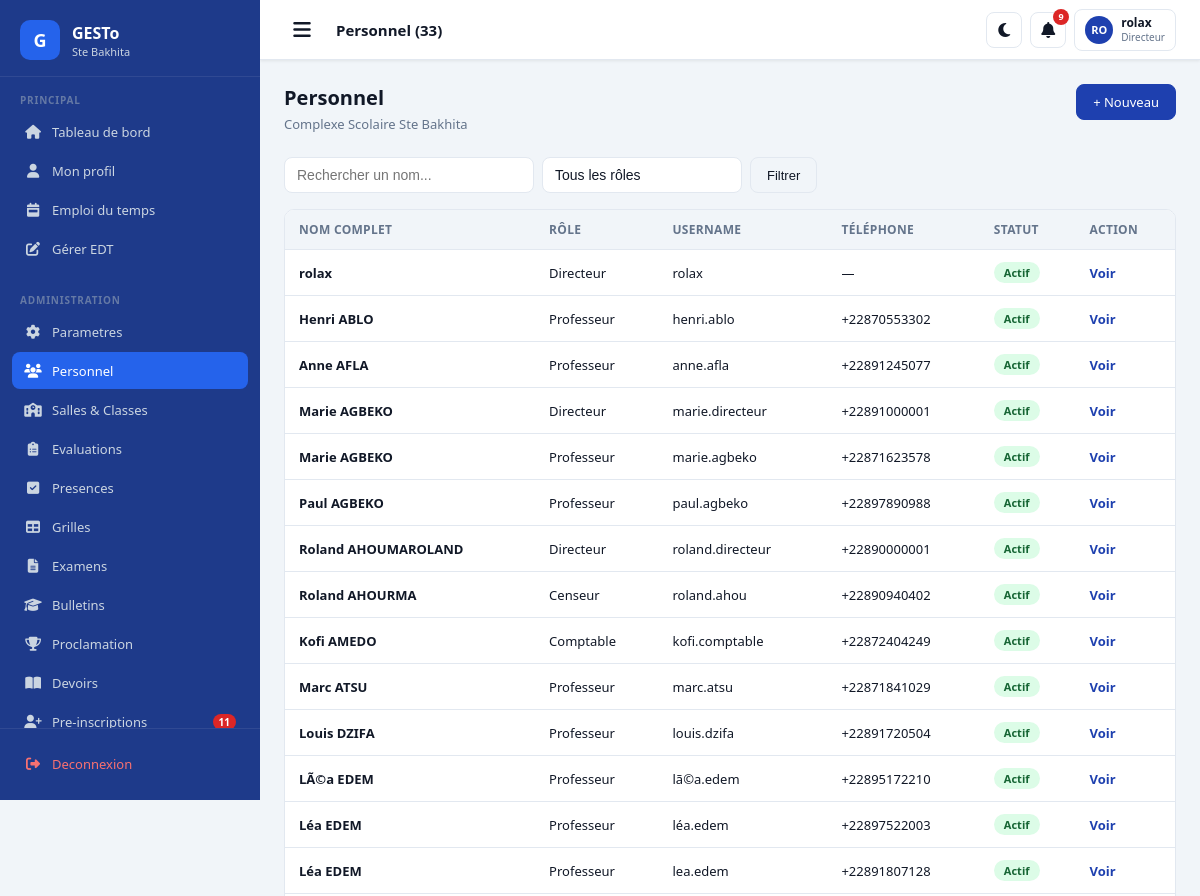
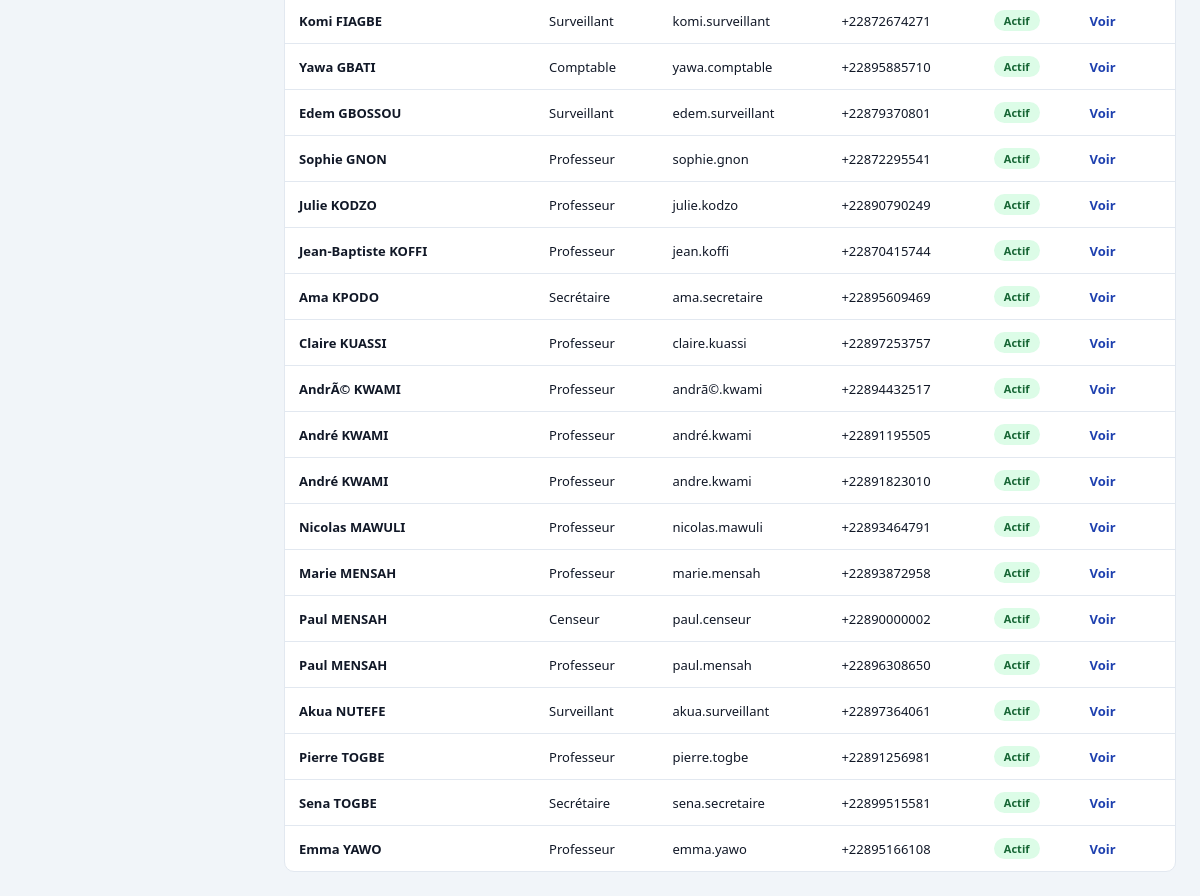
Screenshot of /personnel/ (signed in) with the database file from the repository (2 pictures, top to bottom).
### apps/authentication/models.py (models this page shows, shortened)
class CustomUser(AbstractUser):
    ROLES = [
        ('DIRECTEUR', 'Directeur'),
        ('CENSEUR', 'Censeur'),
        ('PROFESSEUR', 'Professeur'),
        ('COMPTABLE', 'Comptable'),
        ('SURVEILLANT', 'Surveillant'),
        ('SECRETAIRE', 'Secrétaire'),
        ('PARENT', 'Parent'),
        ('ELEVE', 'Élève'),
    ]
    role = models.CharField(max_length=20, choices=ROLES, default='ELEVE')
    telephone = models.CharField(max_length=20, blank=True)
    telephone_wa = models.CharField(max_length=20, blank=True,
        help_text="Numéro WhatsApp avec indicatif ex: +22890000000")
    wa_verifie = models.BooleanField(default=False)
    photo = models.ImageField(upload_to='photos/personnel/', null=True, blank=True)
    adresse = models.CharField(max_length=200, blank=True)
    specialite = models.CharField(max_length=100, blank=True)
    date_prise_service = models.DateField(null=True, blank=True)
    preferences_notifications = models.JSONField(default=dict, blank=True)
    created_at = models.DateTimeField(auto_now_add=True)
    class Meta:
        verbose_name = 'Utilisateur'
        verbose_name_plural = 'Utilisateurs'
    @property
    def nom_complet(self):
        return self.get_full_name() or self.username
    def has_role(self, *roles):
        return self.role in roles

### apps/authentication/views.py (the view)
# urls.py: path('personnel/', views.liste_personnel, name='liste_personnel'),
@login_required
def liste_personnel(request):
    if not request.user.has_role('DIRECTEUR', 'CENSEUR', 'SECRETAIRE'):
        messages.error(request, "Acces refuse.")
        return redirect('dashboard')
    q = request.GET.get('q', '')
    role_f = request.GET.get('role', '')
    qs = CustomUser.objects.exclude(
        role__in=['PARENT', 'ELEVE']
    ).order_by('last_name', 'first_name')
    if q:
        qs = qs.filter(
            Q(first_name__icontains=q) |
            Q(last_name__icontains=q) |
            Q(username__icontains=q)
        )
    if role_f:
        qs = qs.filter(role=role_f)
    return render(request, 'auth/liste_personnel.html', {
        'personnel': qs,
        'q': q,
        'role_filter': role_f,
        'roles': [r for r in CustomUser.ROLES if r[0] not in ('PARENT', 'ELEVE')],
        'total': qs.count(),
    })

### apps/academic/models.py (called while the page is built)
    @classmethod
    def active(cls):
        return cls.objects.filter(est_active=True).first()

    @classmethod
    def active(cls, annee=None):
        qs = cls.objects.filter(est_active=True)
        if annee:
            qs = qs.filter(annee=annee)
        return qs.first()

### apps/core/templatetags/extras.py (called while the page is built)
@register.filter
def initiales(user):
    try:
        f = (user.first_name or '')[:1].upper()
        l = (user.last_name or '')[:1].upper()
        return f"{f}{l}" or user.username[:2].upper()
    except Exception:
        return '??'

### templates/auth/liste_personnel.html (shortened to what this page needs)
{% extends 'base.html' %}
{% block page_title %}Personnel ({{ total }}){% endblock %}
{% block content %}
<div class="page-header">
  <div>
    <h1>Personnel</h1>
    <p>Complexe Scolaire Ste Bakhita</p>
  </div>
  <a href="{% url 'nouveau_personnel' %}" class="btn btn-primary">+ Nouveau</a>
</div>
<form method="get" class="d-flex gap-2 mb-4">
  <input type="text" class="form-control" name="q" value="{{ q }}" placeholder="Rechercher un nom..." style="max-width:250px">
  <select class="form-control" name="role" onchange="this.form.submit()" style="max-width:200px">
    <option value="">Tous les rôles</option>
  </select>
  <button type="submit" class="btn btn-secondary">Filtrer</button>
</form>
<div class="table-container">
  <table class="table">
    <thead>
      <tr>
        <th>Nom complet</th>
        <th>Rôle</th>
        <th>Username</th>
        <th>Téléphone</th>
        <th>Statut</th>
        <th>Action</th>
      </tr>
    </thead>
    <tbody>
      {% for p in personnel %}
      <tr>
        <td><strong>{{ p.nom_complet }}</strong></td>
        <td>{{ p.get_role_display }}</td>
        <td class="text-muted">{{ p.username }}</td>
        <td>{{ p.telephone|default:"—" }}</td>
        <td>
          <span class="badge {% if p.is_active %}badge-success{% else %}badge-danger{% endif %}">
            {% if p.is_active %}Actif{% else %}Inactif{% endif %}
          </span>
        </td>
        <td>
          <a href="{% url 'detail_personnel' p.pk %}" class="text-primary fw-600" style="text-decoration:none">Voir</a>
        </td>
      </tr>
      {% empty %}
      <tr>
        <td colspan="6" style="text-align:center;color:var(--text-muted);padding:30px">
          Aucun personnel trouvé.
        </td>
      </tr>
      {% endfor %}
    </tbody>
  </table>
</div>
{% endblock %}

### templates/base.html (shortened to what this page needs)
{% load static %}
{% load extras %}
<!DOCTYPE html>
<html lang="fr" data-theme="light">
<head>
  <link rel="stylesheet" href="{% static 'css/main.css' %}">
  <link rel="stylesheet"
        href="https://cdnjs.cloudflare.com/ajax/libs/font-awesome/6.5.0/css/all.min.css">
</head>
<body data-session-remaining="{{ session_remaining }}">
<div class="layout">
  <aside class="sidebar" id="sidebar">
    <div class="sidebar-logo">
      <div class="logo-icon">G</div>
      <div class="logo-text">
        <h1>GESTo</h1>
        <p>Ste Bakhita</p>
      </div>
    </div>
    <div style="flex:1;overflow-y:auto">
      <div class="sidebar-section">
        <div class="sidebar-section-label">Principal</div>
        <a href="{% url 'dashboard' %}"
           class="nav-item {% if request.path == '/' %}active{% endif %}">
          <span class="nav-icon"><i class="fas fa-home"></i></span>
          <span>Tableau de bord</span>
        </a>
        <a href="/profil/"
           class="nav-item {% if '/profil/' in request.path %}active{% endif %}">
          <span class="nav-icon"><i class="fas fa-user"></i></span>
          <span>Mon profil</span>
        </a>
        <a href="{% url 'vue_edt' %}"
           class="nav-item {% if '/emploi-du-temps/' in request.path %}active{% endif %}">
          <span class="nav-icon"><i class="fas fa-calendar-week"></i></span>
          <span>Emploi du temps</span>
        </a>
        {% if request.user.role in 'DIRECTEUR CENSEUR' %}
        <a href="{% url 'gestion_edt' %}"
           class="nav-item {% if '/emploi-du-temps/gestion/' in request.path %}active{% endif %}">
          <span class="nav-icon"><i class="fas fa-edit"></i></span>
          <span>Gérer EDT</span>
        </a>
        {% endif %}
      </div>
      {% if request.user.role in 'DIRECTEUR CENSEUR' %}
      <div class="sidebar-section">
        <div class="sidebar-section-label">Administration</div>
        {% if request.user.role == 'DIRECTEUR' or request.user.role == 'CENSEUR' %}
        <a href="{% url 'parametres' %}"
           class="nav-item {% if '/parametres/' in request.path %}active{% endif %}">
          <span class="nav-icon"><i class="fas fa-cog"></i></span>
          <span>Parametres</span>
        </a>
        {% endif %}
        <a href="/personnel/"
           class="nav-item {% if '/personnel/' in request.path %}active{% endif %}">
          <span class="nav-icon"><i class="fas fa-users"></i></span>
          <span>Personnel</span>
        </a>
        <a href="/salles/"
           class="nav-item {% if '/salles/' in request.path %}active{% endif %}">
          <span class="nav-icon"><i class="fas fa-school"></i></span>
          <span>Salles & Classes</span>
        </a>
        <a href="{% url 'liste_evaluations' %}"
           class="nav-item {% if '/notes/' in request.path %}active{% endif %}">
          <span class="nav-icon"><i class="fas fa-clipboard-list"></i></span>
          <span>Evaluations</span>
        </a>
        <a href="{% url 'liste_seances' %}"
           class="nav-item {% if '/presences/' in request.path %}active{% endif %}">
          <span class="nav-icon"><i class="fas fa-check-square"></i></span>
          <span>Presences</span>
        </a>
        <a href="{% url 'liste_grilles' %}"
           class="nav-item {% if '/notes/grilles/' in request.path %}active{% endif %}">
          <span class="nav-icon"><i class="fas fa-table"></i></span>
          <span>Grilles</span>
        </a>
        <a href="{% url 'liste_examens' %}"
           class="nav-item {% if '/notes/examens/' in request.path %}active{% endif %}">
          <span class="nav-icon"><i class="fas fa-file-alt"></i></span>
          <span>Examens</span>
        </a>
        <a href="{% url 'bulletins_salle' %}"
           class="nav-item {% if '/notes/bulletins/' in request.path %}active{% endif %}">
          <span class="nav-icon"><i class="fas fa-graduation-cap"></i></span>
          <span>Bulletins</span>
        </a>
        <a href="{% url 'proclamation' %}"
           class="nav-item {% if '/notes/proclamation/' in request.path %}active{% endif %}">
          <span class="nav-icon"><i class="fas fa-trophy"></i></span>
          <span>Proclamation</span>
        </a>
        <a href="{% url 'liste_devoirs' %}"
           class="nav-item {% if '/devoirs/' in request.path %}active{% endif %}">
          <span class="nav-icon"><i class="fas fa-book-open"></i></span>
          <span>Devoirs</span>
        </a>
        <a href="{% url 'liste_preinscriptions' %}"
           class="nav-item {% if '/inscription/admin/' in request.path %}active{% endif %}">
          <span class="nav-icon"><i class="fas fa-user-plus"></i></span>
          <span>Pre-inscriptions</span>
          {% if nb_preinscriptions_attente > 0 %}
          <span class="nav-badge">{{ nb_preinscriptions_attente }}</span>
          {% endif %}
        </a>
      </div>
      {% endif %}
    </div>
    <div class="sidebar-footer">
      <a href="/logout/" class="nav-item" style="color:#F87171">
        <span class="nav-icon"><i class="fas fa-sign-out-alt"></i></span>
        <span>Deconnexion</span>
      </a>
    </div>
  </aside>
  <div class="main-content">
    <nav class="navbar-top">
      <button class="navbar-toggle" onclick="toggleSidebar()">
        <i class="fas fa-bars"></i>
      </button>
      <span class="navbar-title">{% block page_title %}Tableau de bord{% endblock %}</span>
      <div class="navbar-actions">
        <button class="navbar-btn" id="theme-toggle"
                onclick="toggleTheme()" title="Mode sombre/clair">
          <i class="fas fa-moon"></i>
        </button>
        <a href="/messagerie/notifications/" class="navbar-btn"
           title="Notifications">
          <i class="fas fa-bell"></i>
          {% if nb_notifs > 0 %}
          <span class="notif-badge">{{ nb_notifs }}</span>
          {% endif %}
        </a>
        <a href="/profil/" class="user-menu">
          <div class="user-avatar">
            {{ request.user|initiales }}
          </div>
          <div class="user-info">
            <div class="user-name">{{ request.user.get_full_name|default:request.user.username|truncatechars:16 }}</div>
            <div class="user-role">{{ request.user.get_role_display }}</div>
          </div>
        </a>
      </div>
    </nav>
    <div class="page-body">
      {% block content %}{% endblock %}
    </div>
  </div>
</div>
</body>
</html>

### rows the page displays
CustomUser: user|initiales "RO", user.get_full_name "rolax", user.role "Directeur", nom_complet "rolax", role "Directeur", username "rolax", telephone "—", is_active "Actif"
CustomUser: nom_complet "Henri ABLO", role "Professeur", username "henri.ablo", telephone "+22870553302", is_active "Actif"
CustomUser: nom_complet "Anne AFLA", role "Professeur", username "anne.afla", telephone "+22891245077", is_active "Actif"
CustomUser: nom_complet "Marie AGBEKO", role "Directeur", username "marie.directeur", telephone "+22891000001", is_active "Actif"
CustomUser: nom_complet "Marie AGBEKO", role "Professeur", username "marie.agbeko", telephone "+22871623578", is_active "Actif"
CustomUser: nom_complet "Paul AGBEKO", role "Professeur", username "paul.agbeko", telephone "+22897890988", is_active "Actif"
CustomUser: nom_complet "Roland AHOUMAROLAND", role "Directeur", username "roland.directeur", telephone "+22890000001", is_active "Actif"
CustomUser: nom_complet "Roland AHOURMA", role "Censeur", username "roland.ahou", telephone "+22890940402", is_active "Actif"
CustomUser: nom_complet "Kofi AMEDO", role "Comptable", username "kofi.comptable", telephone "+22872404249", is_active "Actif"
CustomUser: nom_complet "Marc ATSU", role "Professeur", username "marc.atsu", telephone "+22871841029", is_active "Actif"
CustomUser: nom_complet "Louis DZIFA", role "Professeur", username "louis.dzifa", telephone "+22891720504", is_active "Actif"
CustomUser: nom_complet "LÃ©a EDEM", role "Professeur", username "lã©a.edem", telephone "+22895172210", is_active "Actif"
CustomUser: nom_complet "Léa EDEM", role "Professeur", username "léa.edem", telephone "+22897522003", is_active "Actif"
CustomUser: nom_complet "Léa EDEM", role "Professeur", username "lea.edem", telephone "+22891807128", is_active "Actif"
CustomUser: nom_complet "Komi FIAGBE", role "Surveillant", username "komi.surveillant", telephone "+22872674271", is_active "Actif"
CustomUser: nom_complet "Yawa GBATI", role "Comptable", username "yawa.comptable", telephone "+22895885710", is_active "Actif"
CustomUser: nom_complet "Edem GBOSSOU", role "Surveillant", username "edem.surveillant", telephone "+22879370801", is_active "Actif"
CustomUser: nom_complet "Sophie GNON", role "Professeur", username "sophie.gnon", telephone "+22872295541", is_active "Actif"
CustomUser: nom_complet "Julie KODZO", role "Professeur", username "julie.kodzo", telephone "+22890790249", is_active "Actif"
CustomUser: nom_complet "Jean-Baptiste KOFFI", role "Professeur", username "jean.koffi", telephone "+22870415744", is_active "Actif"
CustomUser: nom_complet "Ama KPODO", role "Secrétaire", username "ama.secretaire", telephone "+22895609469", is_active "Actif"
CustomUser: nom_complet "Claire KUASSI", role "Professeur", username "claire.kuassi", telephone "+22897253757", is_active "Actif"
CustomUser: nom_complet "AndrÃ© KWAMI", role "Professeur", username "andrã©.kwami", telephone "+22894432517", is_active "Actif"
CustomUser: nom_complet "André KWAMI", role "Professeur", username "andré.kwami", telephone "+22891195505", is_active "Actif"
CustomUser: nom_complet "André KWAMI", role "Professeur", username "andre.kwami", telephone "+22891823010", is_active "Actif"
CustomUser: nom_complet "Nicolas MAWULI", role "Professeur", username "nicolas.mawuli", telephone "+22893464791", is_active "Actif"
CustomUser: nom_complet "Marie MENSAH", role "Professeur", username "marie.mensah", telephone "+22893872958", is_active "Actif"
CustomUser: nom_complet "Paul MENSAH", role "Censeur", username "paul.censeur", telephone "+22890000002", is_active "Actif"
CustomUser: nom_complet "Paul MENSAH", role "Professeur", username "paul.mensah", telephone "+22896308650", is_active "Actif"
CustomUser: nom_complet "Akua NUTEFE", role "Surveillant", username "akua.surveillant", telephone "+22897364061", is_active "Actif"
CustomUser: nom_complet "Pierre TOGBE", role "Professeur", username "pierre.togbe", telephone "+22891256981", is_active "Actif"
CustomUser: nom_complet "Sena TOGBE", role "Secrétaire", username "sena.secretaire", telephone "+22899515581", is_active "Actif"
CustomUser: nom_complet "Emma YAWO", role "Professeur", username "emma.yawo", telephone "+22895166108", is_active "Actif"

### other values shown
{{ nb_preinscriptions_attente }} "11"
{{ total }} "33"
{{ nb_notifs }} "9"
